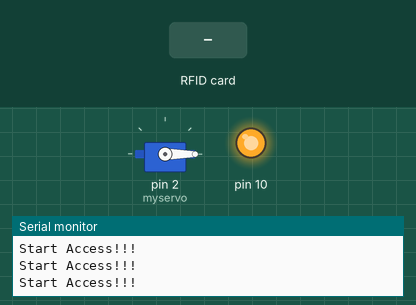
This sketch was run on a simulated Arduino Uno, built with avr-gcc and run on an emulated ATmega328P. Parts: servo, output pins drawn as LEDs (lit = HIGH), the last lines printed to the serial monitor. The test bench sets the inputs (shaded band).

Above: at 1.2 s.
1.3 s: RFID card C3 85 66 09 held to the reader
At 2.5 s:
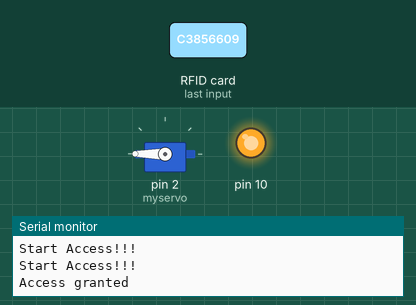
4.3 s: RFID card 5E 7A 19 C4 held to the reader
Timing chart, 0 to 7.3 s (numbered marks = the images above; inputs shaded):
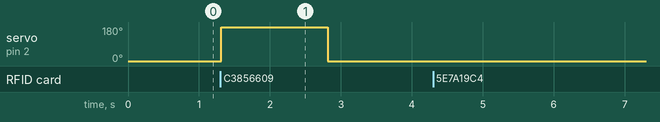

Measured:
- after the input at 1.3 s, servo on pin 2 (myservo): 0° → 180° at once, → 0° 1.5 s later

The sketch:

rfid.ino
```cpp
#include <Servo.h>
#include <SPI.h>
#include <MFRC522.h>

#define SDA_PIN 4
#define RST_PIN 5

//进行了一些优化，包括简化UID比较，增加延时以降低轮询频率，并添加了一些错误处理。提高系统的稳定性。

Servo myservo;
MFRC522 mfrc522(SDA_PIN, RST_PIN);

byte allowedUID1[] = {0xC3, 0x85, 0x66, 0x09};
byte allowedUID2[] = {0x1D, 0xC8, 0x6A, 0xD5, 0x04, 0x10, 0x80};

void setup() {
  myservo.attach(2);
  myservo.write(0);
  Serial.begin(115200);
  SPI.begin();
  mfrc522.PCD_Init();
  delay(4);
}

void loop() {
  Serial.println("Start Access!!!");
  delay(50);

  if (mfrc522.PICC_IsNewCardPresent() && mfrc522.PICC_ReadCardSerial()) {
    // Check UID
    if (isUIDAllowed()) {
      grantAccess();
    } else {
      denyAccess();
    }

    // Halt and stop crypto
    mfrc522.PICC_HaltA();
    mfrc522.PCD_StopCrypto1();
  }
}

bool isUIDAllowed() {
  return memcmp(mfrc522.uid.uidByte, allowedUID1, sizeof(allowedUID1)) == 0 ||
         memcmp(mfrc522.uid.uidByte, allowedUID2, sizeof(allowedUID2)) == 0;
}

void grantAccess() {
  Serial.println("Access granted");
  myservo.write(180);
  delay(1500);
  myservo.write(0);
}

void denyAccess() {
  Serial.println("Access denied");
}
```
